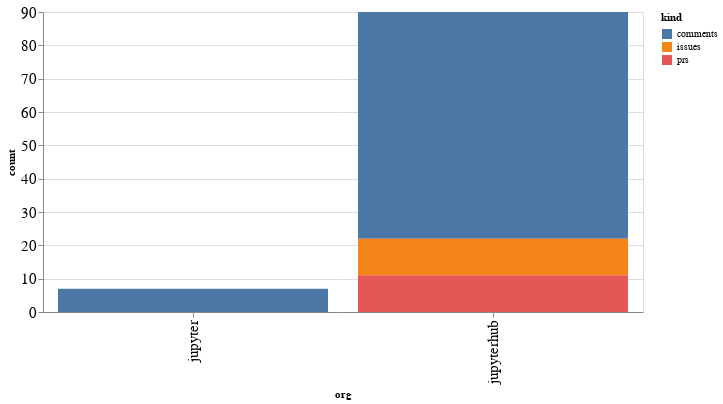

The notebook cell saved with this chart:
### Code cell
alt.Chart(org_summaries, width=600).mark_bar().encode(
    x='org',
    y='count',
    color='kind',
    tooltip="org"
)

### Figure 1 — Vega-Lite specification as saved in the notebook (floating-point values rounded to 4 significant figures)
{"config": {"axisLeft": {"labelFontSize": 15}, "axisBottom": {"labelFontSize": 15}}, "data": {"name": "data-edafa826e991fe91299bb7ab166e7d6c"}, "mark": "bar", "encoding": {"color": {"type": "nominal", "field": "kind"}, "tooltip": {"type": "nominal", "field": "org"}, "x": {"type": "nominal", "field": "org"}, "y": {"type": "quantitative", "field": "count"}}, "width": 600, "$schema": "https://vega.github.io/schema/vega-lite/v4.8.1.json", "datasets": {"data-edafa826e991fe91299bb7ab166e7d6c": [{"org": "jupyter", "kind": "comments", "count": 7}, {"org": "jupyterhub", "kind": "comments", "count": 68}, {"org": "jupyterhub", "kind": "issues", "count": 11}, {"org": "jupyterhub", "kind": "prs", "count": 11}]}}
